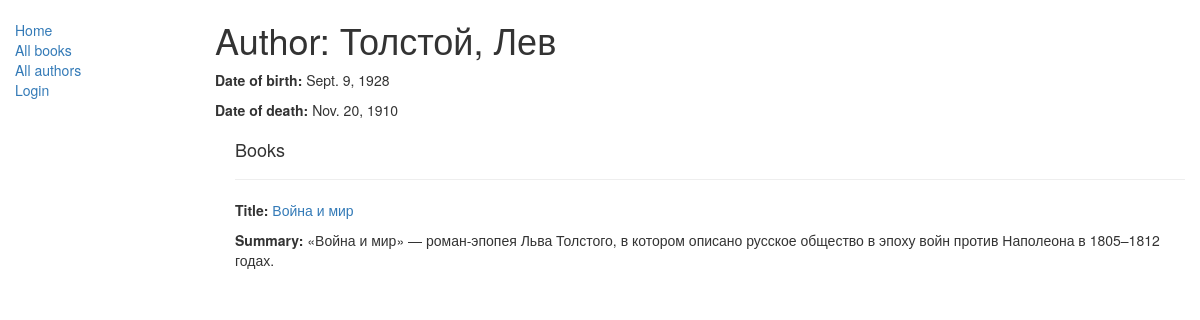
/catalog/author/1/, run on the app's committed database.
### catalog/models.py (models this page shows, shortened)
class Author(models.Model):
    first_name = models.CharField(max_length=100)
    last_name = models.CharField(max_length=100)
    date_of_birth = models.DateField(null=True, blank=True)
    date_of_death = models.DateField('Died', null=True, blank=True)
    class Meta:
        ordering = ['last_name']

class Book(models.Model):
    title = models.CharField(max_length=200)
    author = models.ForeignKey('Author', on_delete=models.SET_NULL, null=True)
    summary = models.TextField(max_length=1000, help_text="Enter a brief description of the book")
    isbn = models.CharField('ISBN', max_length=13,blank=True, null=True, help_text='13 Character <a href="https://www.isbn-international.org/content/what-isbn">ISBN number</a>')
    genre = models.ManyToManyField(Genre, help_text="Select a genre for this book")
    def get_absolute_url(self):
        return reverse('book-detail', args=[str(self.id)])
    def display_genre(self):
        """Создает строку для жанров. Это требуется для отображения в админке."""
        return ', '.join(genre.name for genre in self.genre.all()[:3])
    display_genre.short_description = 'Genre'
    def display_author(self):
        """Возвращает строковое представление автора"""
        return str(self.author) if self.author else 'No author'
    display_author.short_description = 'Author'

### catalog/views.py (the view)
# urls.py: path('author/<int:pk>/', views.AuthorDetailView.as_view(), name='author-detail'),
class AuthorDetailView(generic.DetailView):
    model = Author

### catalog/templates/catalog/author_detail.html
{% extends "base_generic.html" %}
{% block content %}
  <h1>Author: {{ author.last_name }}, {{ author.first_name }}</h1>
  <p><strong>Date of birth:</strong> {{ author.date_of_birth }}</p>
  <p><strong>Date of death:</strong> {{ author.date_of_death }}</p>
  <div style="margin-left:20px;margin-top:20px">
    <h4>Books</h4>
    {% for book in author.book_set.all %}
      <hr>
      <p><strong>Title:</strong> <a href="{{ book.get_absolute_url }}">{{ book.title }}</a></p>
      <p><strong>Summary:</strong> {{ book.summary }}</p>
    {% endfor %}
  </div>
{% endblock %}

### data on the page
Author: last_name "Толстой", first_name "Лев", date_of_birth "Sept. 9, 1928", date_of_death "Nov. 20, 1910"
Book: title "Война и мир", summary "«Война и мир» — роман-эпопея Льва Толстого, в котором описано русское общество в эпоху войн против Наполеона в 1805–1812 годах."
